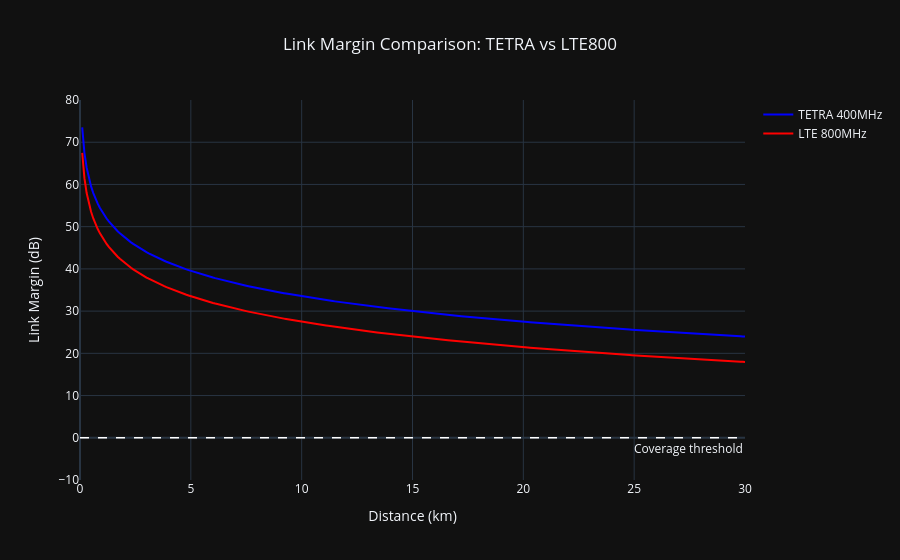

The notebook cell this image was saved under:
### Markdown cell above
### Link Margin vs Distance

Link margin quantifies the available margin above the minimum sensitivity threshold.

TETRA maintains a higher link margin across the full range due to its lower operating frequency.

The dashed line marks the 0 dB coverage threshold.

### Code cell
print_coverage(tetra.name,value0_tetra,distance)
print_coverage(lte800.name,value0_lte,distance)
fig = go.Figure()

fig.add_trace(go.Scatter(x=distance, y=margin_tetra, name="TETRA 400MHz", line=dict(color="blue")))

fig.add_trace(go.Scatter(x=distance, y=margin_lte, name="LTE 800MHz", line=dict(color="red")))

fig.add_hline(
    y=0,
    line=dict(color='white', width=1.5, dash='dash'),
    annotation_text='Coverage threshold',
    annotation_position='bottom right'
)


fig.update_layout(
    template='plotly_dark',
    title=dict(text ='Link Margin Comparison: TETRA vs LTE800', x=0.5),
    xaxis=dict(range=[0, 30]), xaxis_title='Distance (km)',
    yaxis=dict(range=[-10, 80]), yaxis_title='Link Margin (dB)',

)

### Figure 1 — Plotly figure (JSON) as saved in the notebook; plotly's stock layout.template omitted (floating-point values rounded to 4 significant figures; data arrays with more than 128 entries replaced by an {"elided": "..."} marker saying what was removed)
{"data": [{"line": {"color": "blue"}, "name": "TETRA 400MHz", "x": {"elided": "300 float values"}, "y": {"elided": "300 float values"}, "type": "scatter"}, {"line": {"color": "red"}, "name": "LTE 800MHz", "x": {"elided": "300 float values"}, "y": {"elided": "300 float values"}, "type": "scatter"}], "layout": {"shapes": [{"line": {"color": "white", "dash": "dash", "width": 1.5}, "type": "line", "x0": 0, "x1": 1, "xref": "x domain", "y0": 0, "y1": 0, "yref": "y"}], "annotations": [{"showarrow": false, "text": "Coverage threshold", "x": 1, "xanchor": "right", "xref": "x domain", "y": 0, "yanchor": "top", "yref": "y"}], "title": {"text": "Link Margin Comparison: TETRA vs LTE800", "x": 0.5}, "xaxis": {"range": [0, 30], "title": {"text": "Distance (km)"}}, "yaxis": {"range": [-10, 80], "title": {"text": "Link Margin (dB)"}}}}
